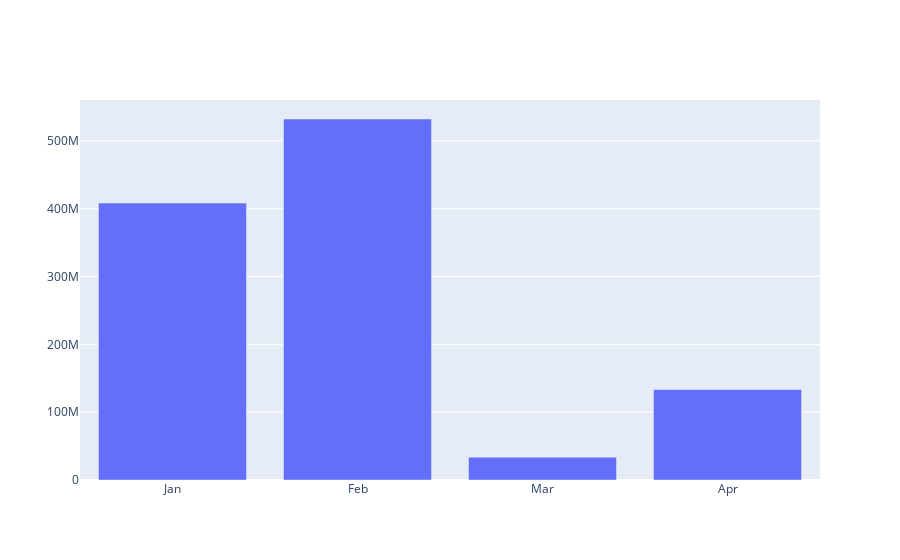

The code cell stored with this chart in its notebook:
### Code cell
inv_20_m=inv_20.groupby(inv_20['date'].dt.month)
sm=inv_20_m.amount.sum()
fig= go.Figure([go.Bar(y= sm, x=['Jan', 'Feb', 'Mar', 'Apr'])])
fig.show()

### Figure 1 — Plotly figure (JSON) as saved in the notebook; plotly's stock layout.template omitted (floating-point values rounded to 4 significant figures)
{"data": [{"type": "bar", "x": ["Jan", "Feb", "Mar", "Apr"], "y": [408207254, 532125020, 33700000, 133360000]}], "layout": {}}
